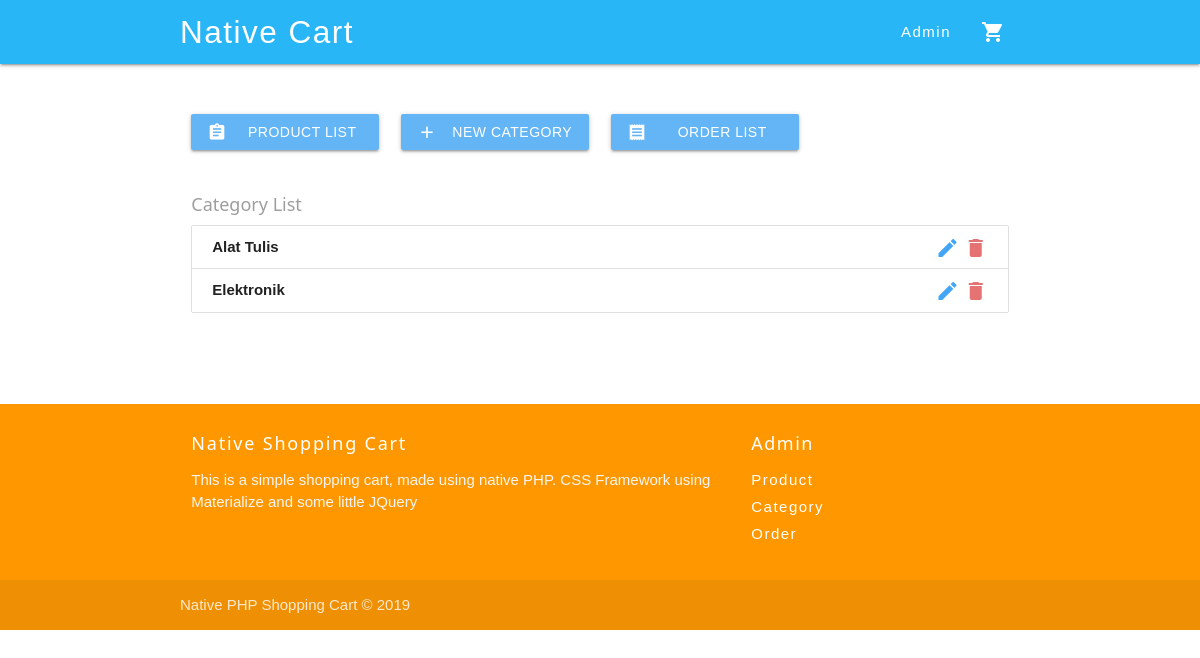
The app's page /admin/category, older data.
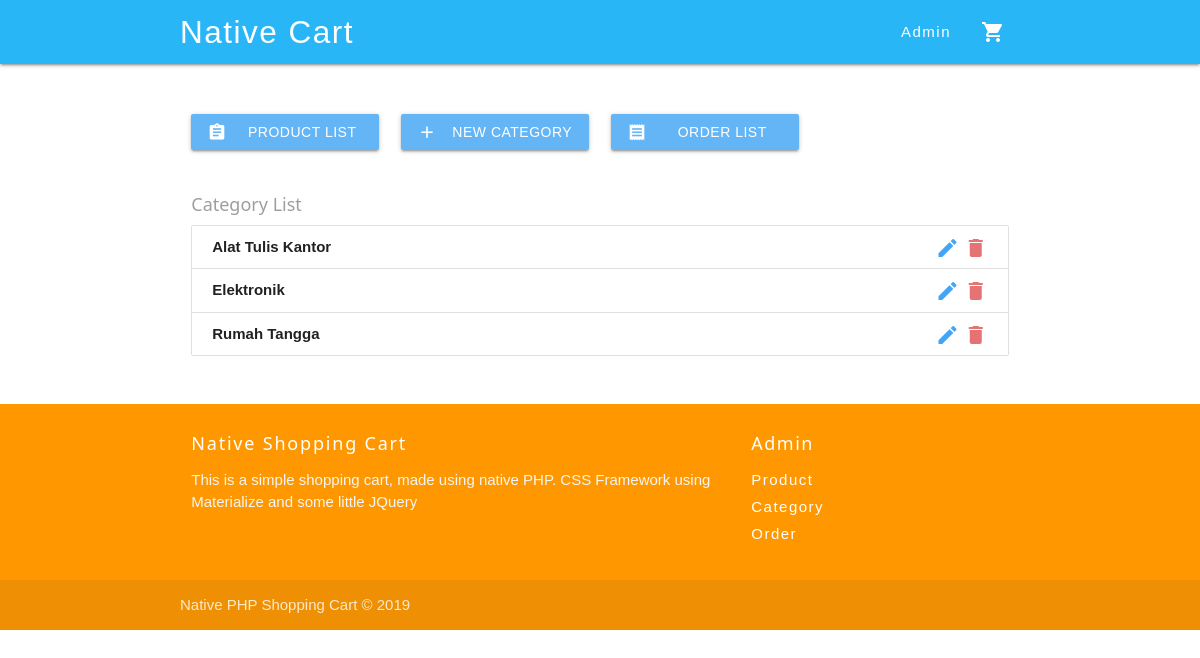
The same page, newer data.
### tables this page shows
CREATE TABLE IF NOT EXISTS `categories` (
  `id` int(10) unsigned NOT NULL AUTO_INCREMENT,
  `parent_id` int(10) unsigned NOT NULL DEFAULT '0',
  `slug` varchar(50) DEFAULT NULL,
  `name` varchar(250) DEFAULT NULL,
  `description` text,
  `created_at` timestamp NULL DEFAULT NULL,
  `updated_at` timestamp NULL DEFAULT NULL,
  PRIMARY KEY (`id`)
);

### system/function.php (called while the page is built, shortened)
<?php
function baseurl($suffix = null)
{
    global $_CONFIG;
    $baseurl = $_CONFIG['baseurl'];
    if ( substr($baseurl, -1) == '/' ) {
        $baseurl = substr($baseurl, 0, (strlen($baseurl) - 1) );
    }
    $suffix = preg_replace('/(\/+)/', '/', $suffix);
    if ($suffix) {
        return $baseurl.'/'.$suffix;
    } else {
        return $baseurl;
    }
}
function view($page, $data = [], $title = null, $layout = null)
{
    if ($layout) {
        if (strpos($layout, '.php') === false) $layout = $layout.'.php';
        $_VIEW['layout'] = 'view/layout/'.$layout;
    } else {
        $_VIEW['layout'] = 'view/layout/main.php';
    }
    include($_VIEW['layout']);
}
?>

### app/Admin.php (called while the page is built, shortened)
<?php
class Admin extends ControllerClass
{
    public function category()
    {
        $title = config('name').' - Category List';
        $data['categories'] = $this->db->query('SELECT * FROM categories');
        view('admin/category-index', $data, $title);
    }
}
?>

### system/ClassDir/RouteClass.php (called while the page is built, shortened)
<?php
class RouteClass
{
    public function __construct($className, $methodName, $paramName)
    {
        $class = new $className();
        $methodName = toCamelCase($methodName);
        $class->$methodName($paramName);
    }
}
?>

### system/route.php (called while the page is built, shortened)
<?php
new RouteClass(Uri(0), Uri(1), Uri(2));
?>

### system/boot.php (called while the page is built, shortened)
<?php
include('system/ClassDir/DatabaseClass.php');
include('system/ClassDir/RouteClass.php');
include('system/function.php');
include('system/route.php');
?>

### index.php (called while the page is built)
<?php
$_CONFIG = [
    'name' => 'Shop Cart',
    'baseurl' => 'http://localhost/shopping-cart/',
    'index' => 'shop',
    'database' => [
        'host'  => 'localhost',
        'user'  => 'root',
        'pass'  => '',
        'name'  => 'native_php_shopping_cart',
    ],
];
include 'system/boot.php';
?>

### system/ClassDir/DatabaseClass.php (called while the page is built, shortened)
<?php
class DatabaseClass
{
    public $connection;
    public function __construct($host, $username, $password, $database)
    {
        $connection = mysqli_connect($host, $username, $password, $database);
        $this->connection = $connection;
    }
    public function query($string, $returnMysqlObject = false)
    {
        $result = false;
        $query = $this->connection->query($string);
        if (strpos(strtoupper($string), 'SELECT') !== false) {
            $result = [];
            if ($query == true && $query->num_rows > 0) {
                $rows = [];
                while ($row = $query->fetch_assoc()) {
                    $rows[] = $row;
                }
                $result = $rows;
            }
        }
        return $result;
    }
}
?>

### view/page/admin/category-index.php (the view)
<div class="container">
    <div class="row">
        <div class="col s12 m4 l3 m-b-1">
            <a class="waves-effect waves-light btn blue lighten-2 btn-block" href="<?=baseurl('admin/product')?>">
                <i class="material-icons left">assignment</i>Product List
            </a>
        </div>
        <div class="col s12 m4 l3 m-b-1">
            <a class="waves-effect waves-light btn blue lighten-2 btn-block" href="<?=baseurl('admin/category-create')?>">
                <i class="material-icons left">add</i>New Category
            </a>
        </div>
        <div class="col s12 m4 l3 m-b-1">
            <a class="waves-effect waves-light btn blue lighten-2 btn-block" href="<?=baseurl('admin/order')?>">
                <i class="material-icons left">receipt</i>Order List
            </a>
        </div>
    </div>
    <div class="row">
        <div class="col s12">
            <?php if (count($categories) > 0) : ?>
                <h5 class="grey-text">Category List</h5>
                <ul class="collection">
                    <?php foreach($categories as $key => $category) : ?>
                        <li class="collection-item">
                            <span class="title bold"><?=$category['name']?></span>
                            <div class="secondary-content">
                                <a href="<?=baseurl('admin/category-edit/'.$category['id'])?>"><i class="material-icons blue-text text-lighten-1">edit</i></a>
                                <a href="<?=baseurl('admin/category-delete/'.$category['id'])?>"><i class="material-icons red-text text-lighten-2">delete</i></a>
                            </div>
                        </li>
                    <?php endforeach; ?>
                </ul>
            <?php else : ?>
                <h5 class="grey-text">No Category List</h5>
            <?php endif; ?>
        </div>
    </div>
</div>

Row changes from the older to the newer data that the page shows:
changed categories: name "Alat Tulis" → "Alat Tulis Kantor"
added categories: name "Rumah Tangga"
